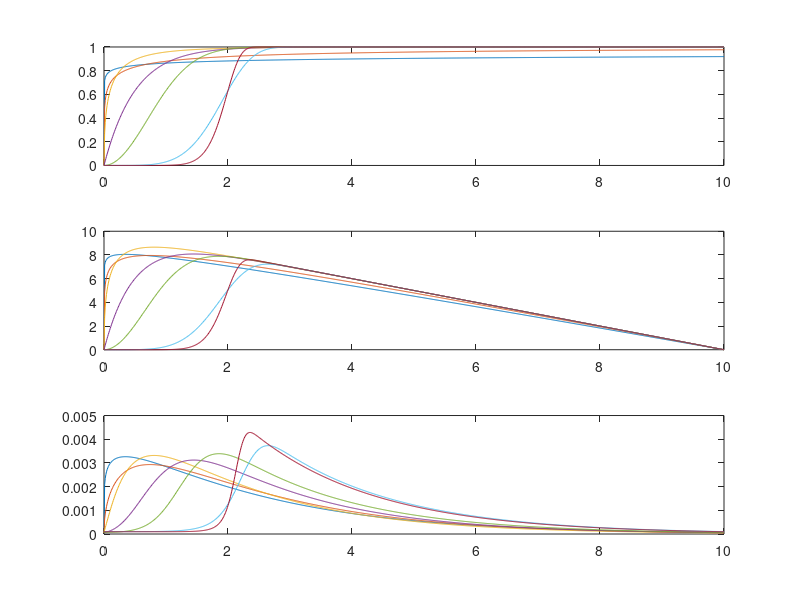

Source code (MATLAB):
clear all
close all


offers  = 0:.01:10;
endow   = 10*ones(1,numel(offers));
k       = (.5:.5:3);        % predator true accepance thereshold (logit intercept)
k       = [.1 .25 .5 1 2 5 10];
a       = [.001 .05 .1 .5 1 2 2];
weibullp = @(b,x) (1-exp(-((x)/b(1)).^b(2)));


for p = 1:length(k);
PA(p,:)     = weibullp([a(p),k(p)],offers);            % compute proba of accepting the offers given current model
EV(p,:)     = (endow - offers).* PA(p,:);             % compute EV of the offers given current model

beta1 = .5;
pc(p,:)      = exp(beta1.*EV(p,:)) ./ sum(exp(beta1.*EV(p,:)));   % multinomial choice function
end

figure
set(gcf,'Color',[1,1,1])
subplot(3,1,1)
plot(offers,PA)

subplot(3,1,2)
plot(offers,EV)

subplot(3,1,3)
plot(offers,pc)